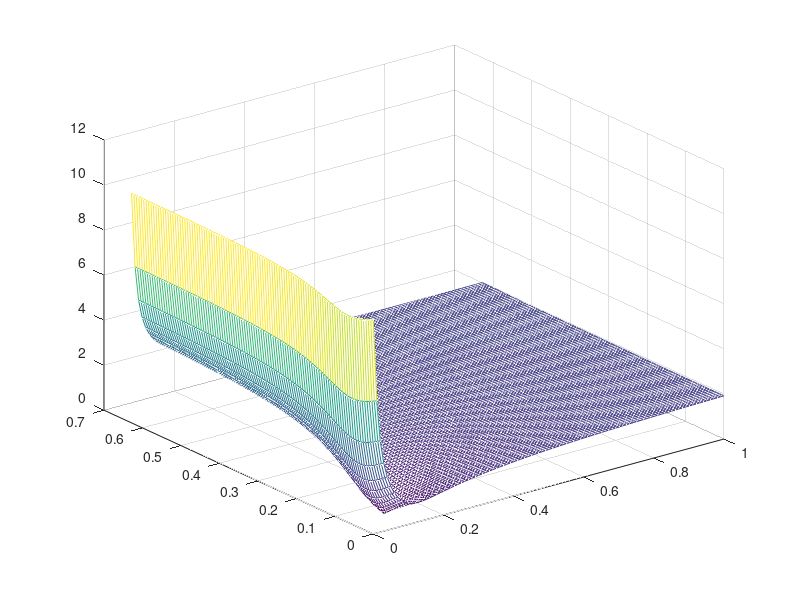

MATLAB code for this plot: (Note: this script raises an error after producing the figure.)
%% START 只有两个参数ω和σ的情况
clear,clc
w0 = 0.01*2*pi; sgm0 = 0.1; % 初始化ω和σ
N = 100;
n = 0:N-1;
yn = exp((1i*w0-sgm0)*n); % 产生理想值/采样值
ww = (0:0.001:0.1)*2*pi; 
aa = 0:0.01:1;
E = zeros(length(ww),length(aa));
for k1 = 1:length(ww)
    for k2 = 1:length(aa)
        G = exp((1i*ww(k1)-aa(k2))*n); % 产生真实值
        E(k1,k2) = norm(yn(:)-G(:),2); % 损失函数，为2-范数
        % norm(v)返回向量v的欧几里德范数。此范数也称为2-范数、向量模或欧几里德长度。
    end
end

figure
mesh(aa,ww,E)
% mesh()将矩阵E中的值绘制为由X和Y定义的x-y平面中的网格上方的高度。边颜色因Z指定的高度而异。

%% 从只有2个参数变为有3个参数，ω、σ和A
clear,clc
w0 = [0.01, 0.03, 0.05, 0.07]*2*pi; % 初始化参数ω
sgm0 = [0.1, 0.08, 0.06, 0.04]; % 初始化参数σ
A0 = [0.1, 0.4, 0.8, 1]; % 初始化参数A
N = 100;
n = 0:N-1;
yn = exp(n(:)*(w0*1i-sgm0))*A0(:); % 理想值/采样值

%% 1D %%
% 一维线性插值法
clear,clc
w0 = 0.01*2*pi; % 初始化参数ω
sgm0 = 0.1; % 初始化参数σ
N = 100;
n = 0:N-1;
yn = exp(n(:)*(w0*1i-sgm0)); % 理想值/采样值
theta1 = [0; 0]; % 参数向量θ
theta2 = [0.03*2*pi; 0.3]; % 参数向量θ'
alpha = 0:0.01:1; % 标量参数α
theta_vec = theta1*(1-alpha)+theta2*alpha; % 加权平均θ(α)
E = zeros(length(alpha), 1);
for k = 1:length(alpha)
    G = sig_gen_1D(theta_vec(:,k),n); % 根据θ(α)产生的信号，即估计值
    E(k) = norm(yn(:)-G(:),2); % 一维损失函数，为2-范数
end
figure
plot(alpha, E)
xlabel('标量参数\alpha')
ylabel('损失函数')
title('一维线性插值法得到损失函数')
grid on

%% 1D %%
% 一维线性插值法，将w0和sgm0变为向量
clear,clc
w0 = [0.01, 0.02]*2*pi; % 初始化参数ω，ω1为0.02π，ω2为0.04π
sgm0 = [0.1, 0.05]; % 初始化参数σ，σ1为0.1，σ2为0.05
N = 100;
n = 0:N-1;
yn = exp(n(:)*(w0*1i-sgm0)); % 理想值/采样值
theta1 = [0.05*2*pi; 0.01*2*pi; 0; 0.2]; % 参数向量θ
theta2 = [0; 0.03*2*pi; 0.05; 0.1]; % 参数向量θ'
alpha = 0:0.01:1; % 标量参数α
theta_vec = theta1*(1-alpha)+theta2*alpha; % 加权平均θ(α)
E = zeros(length(alpha), 1);
for k = 1:length(alpha)
    G = sig_gen_1D2(theta_vec(:,k), n); % 根据θ(α)产生的信号，即估计值
    E(k) = norm(yn(:)-G(:),2); % 一维损失函数，为2-范数
end
figure
plot(alpha, E)
xlabel('标量参数\alpha')
ylabel('损失函数')
title({'一维线性插值法得到损失函数'; '当损失函数为0，对应的即为最优解'})
grid on

%% p*=p，此时p=1，p*=1
% 等高线图和随机方向法
clear,clc
close all
w0 = 0.01*2*pi; % 初始化参数ω
sgm0 = 0.1; % 初始化参数σ
A0 = 2; % 增加一个参数A，并对其初始化
N = 100;
n = 0:N-1;
yn = exp(n(:)*(w0*1i-sgm0))*A0(:); % 理想值/采样值
theta0 = [w0; sgm0; A0]; % 选择一个中心点θ*
% ↓↓↓在以下修改方向向量δ和η的值↓↓↓
delta = [1; 0; 0];
eta = [0; 0; 0];
% ↑↑↑在以上修改方向向量δ和η的值↑↑↑
alpha = -1:0.01:1;
beta = alpha;
E = zeros(length(alpha),length(beta));
for k1 = 1:length(alpha)
    for k2 = 1:length(beta)
        theta_v = theta0+alpha(k1)*delta+beta(k2)*eta; % 加权平均得到参数θ(α,β)
        G = sig_gen_2D(theta_v,n); % 根据θ(α,β)产生的信号，即估计值
        E(k1,k2) = norm(yn(:)-G(:),2); % 二维损失函数，为2-范数
    end
end

figure
subplot(1,2,1) % 绘制网格图
mesh(beta,alpha,E)
xlabel('\beta')
ylabel('\alpha')
title('损失函数网格图')
subplot(1,2,2) % 绘制等高线图
contour(alpha,beta,E,LineWidth=1.5)
xlabel('\beta')
ylabel('\alpha')
title('损失函数等高线图')

%% p*＞p，此时p=1，p*=2
clear,clc
close all
w0 = 0.1*2*pi; % 初始化参数ω
% 此时p=1
sgm0 = 0.1; % 初始化参数σ
A0 = 2; % 初始化参数A
N = 100;
n = 0:N-1;
yn = exp(n(:)*(w0*1i-sgm0))*A0(:); % 采样信号
theta0 = [w0; 0; sgm0; 0;  A0; 0]; % 选择一个中心点θ*
% 此时p*=2；θ*的维数6*1
% ↓↓↓在以下修改方向向量δ和η的值↓↓↓
delta = [1*pi; -2*pi; -0.01; 0.03; -0.4; 1.5];
eta = [-1*pi; 4*pi; 0.02; 0.02; 0.3; -1.6];
% ↑↑↑在以上修改方向向量δ和η的值↑↑↑
alpha = -1:0.01:1;
beta = alpha;
E = zeros(length(alpha),length(beta));
for k1 = 1:length(alpha)
    for k2 = 1:length(beta)
        theta_v = theta0+alpha(k1)*delta+beta(k2)*eta; % 加权平均得到参数θ(α,β)
        G = sig_gen_p2(theta_v,n); % 根据θ(α,β)产生的信号，即估计值
        E(k1,k2) = norm(yn(:)-G(:),2); % 二维损失函数，为2-范数
    end
end

figure
subplot(1,2,1) % 绘制网格图
mesh(beta,alpha,E)
xlabel('\beta')
ylabel('\alpha')
title('损失函数网格图')
subplot(1,2,2) % 绘制等高线图
contour(alpha,beta,E)
xlabel('\beta')
ylabel('\alpha')
title('损失函数等高线图')
